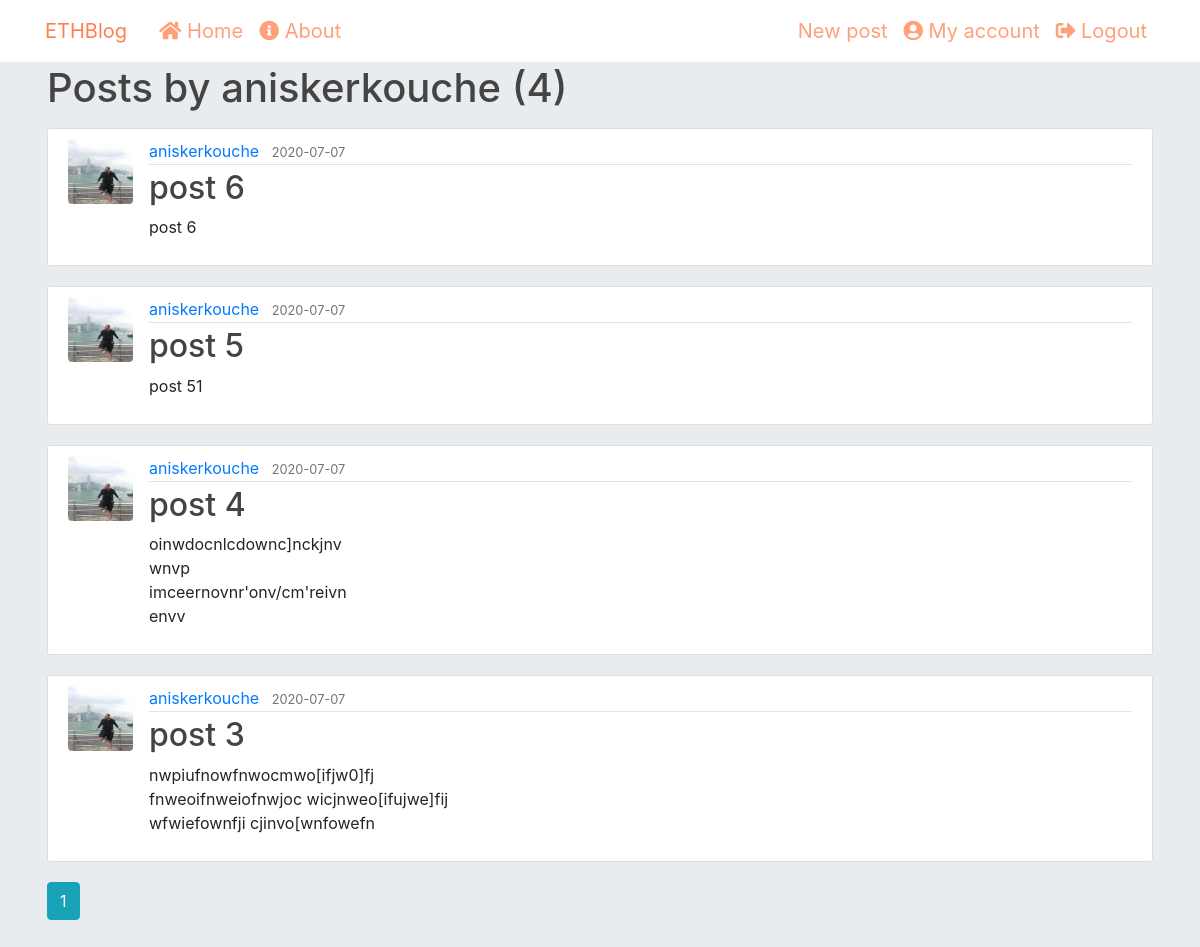
The page /user/aniskerkouche (signed in) on the database as committed earlier.
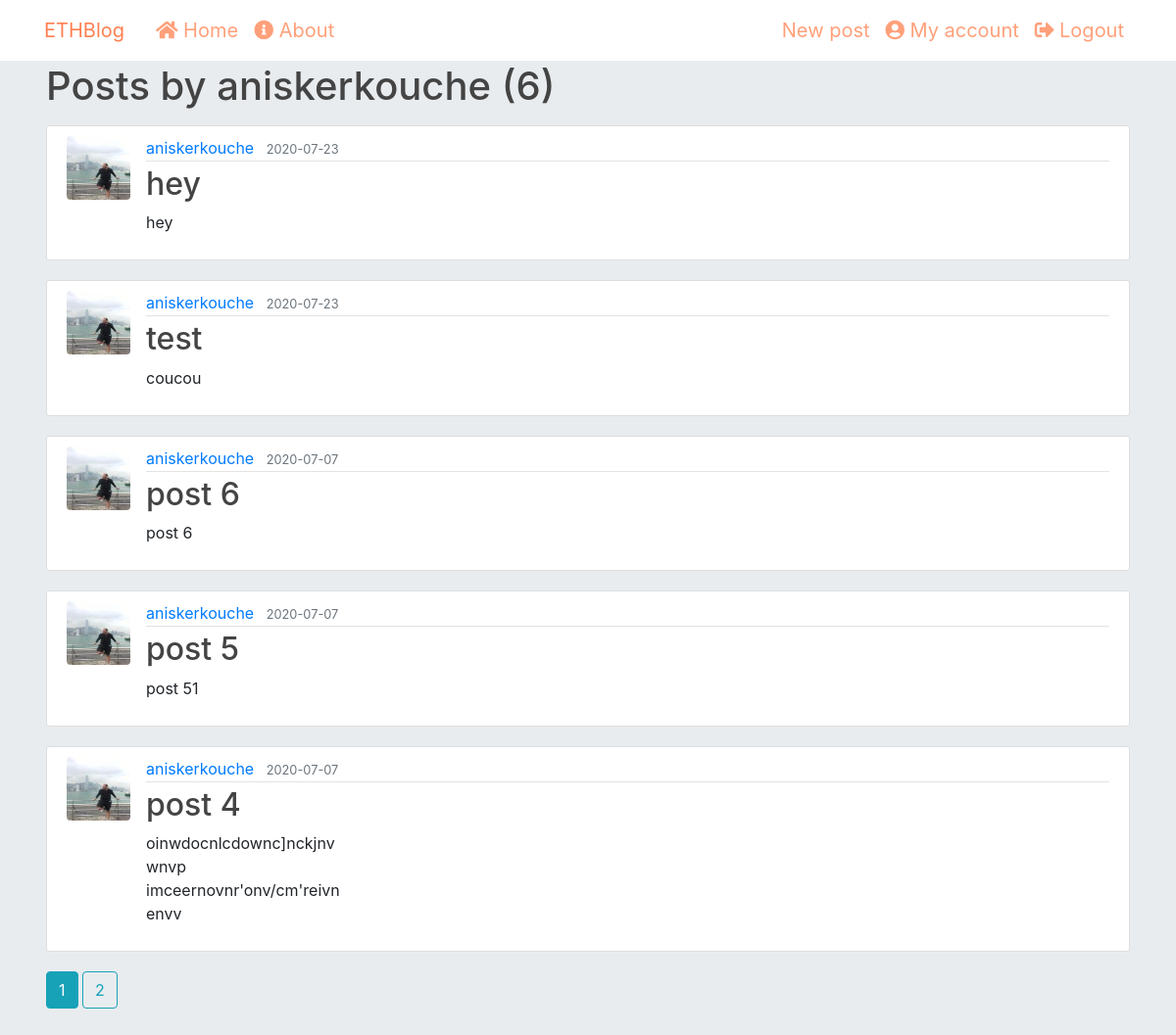
The same page on the database as committed later.
### ethblog/models.py (models this page shows, shortened)
class Post(db.Model):
	id = db.Column(db.Integer, primary_key=True)
	title = db.Column(db.String(100), nullable=False)
	date_posted = db.Column(db.DateTime, nullable=False, default=datetime.utcnow)
	content = db.Column(db.Text, nullable=False)
	user_id = db.Column(db.Integer, db.ForeignKey('user.id'), nullable=False)

class User(db.Model, UserMixin):
	id = db.Column(db.Integer, primary_key=True)
	username = db.Column(db.String(20), unique=True, nullable=False)
	email = db.Column(db.String(120), unique=True, nullable=False)
	image_file = db.Column(db.String(20), nullable=False, default='default.jpg')
	password = db.Column(db.String(60), nullable=False)
	posts = db.relationship('Post', backref='author', lazy=True)

### ethblog/routes.py (the view)
@app.route("/user/<string:username>")
@login_required
def user_posts(username):
	page = request.args.get('page',1, type=int)
	user = User.query.filter_by(username=username).first_or_404()
	posts = Post.query.filter_by(author=user).order_by(Post.date_posted.desc()).paginate(page = page, per_page=5)
	return render_template('user_posts.html', posts= posts, user=user)

### ethblog/models.py (called while the page is built)
@login_manager.user_loader
def load_user(user_id):
	return User.query.get(int(user_id))

### ethblog/templates/user_posts.html
{% extends "layout.html" %}
{% block content %}
	<h1 class="mb-3"> Posts by {{ user.username }} ({{ posts.total }})</h1>
	{% for post in posts.items %}
		<article class="media content-section">
		  <img class="rounded article-img" src="{{ url_for('static', filename='profile_pics/' + post.author.image_file) }}">
		  <div class="media-body">
		    <div class="article-metadata">
		      <a class="mr-2" href="{{ url_for('user_posts', username=post.author.username) }}">{{ post.author.username }}</a>
		      <small class="text-muted">{{ post.date_posted.strftime('%Y-%m-%d') }}</small>
		    </div>
		    <h2><a class="article-title" href="{{ url_for('post', post_id= post.id) }}">{{ post.title }}</a></h2>
		    <p class="article-content">{{ post.content }}</p>
		  </div>
		</article>
	{% endfor %}
	{% for page_num in posts.iter_pages(left_edge=1, right_edge=1, left_current=1, right_current=2) %}
		{% if page_num %}
			{% if posts.page == page_num %}
				<a class="btn btn-info mb-4" href="{{ url_for('user_posts', username=user.username, page=page_num) }}"> {{ page_num }} </a>
			{% else %}
				<a class="btn btn-outline-info mb-4" href="{{ url_for('user_posts', username=user.username, page=page_num) }}"> {{ page_num }} </a>
			{% endif %}
		{% else %}
			...
		{% endif %}
	{% endfor %}
{% endblock content %}

Rows that differ between the two databases and show on the page:
no longer on this page (row unchanged): Post: image_file (picture), author.username "aniskerkouche", date_posted "2020-07-07", title "post 3", content "nwpiufnowfnwocmwo[ifjw0]fj fnweoifnweiofnwjoc wicjnweo[ifujwe]fij wfwiefownfji cjinvo[wnfowefn"
added Post: image_file (picture), author.username "aniskerkouche", date_posted "2020-07-23", title "hey", content "hey"
added Post: image_file (picture), author.username "aniskerkouche", date_posted "2020-07-23", title "test", content "coucou"
Other text that changed with them:
{{ posts.total }}: "4" → "6"
new list line: "2"
